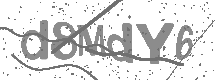
%> input picture train_images/train1006.png, 215 x 80 px
$ octave --eval "getPicChar;"   (GNU Octave 9; MATLAB toolbox functions it lacks are replaced by stand-ins)
%> lines starting %> are read from the running program, lines starting %| are printed output that depends on the picture; in (x1, y1, x2, y2) boxes, pixels count from 0 and x2, y2 are one past the last pixel; in counts of white or black regions, pixels touching at a corner belong together; the program's own positions count from 1
### xylimit.m
%%函数xylimit如下：

    function newpic=xylimit(pic)
    %function name:XYLIMIT
    % Input pic:binary image
    %Output newpic:binary image

    %用途：对二值图像边界进行限定，要求图像是黑底白图
    %example:
    % % pic=imread('数字字符.jpg'); % % pic=rgb2gray(pic); % % pic=(pic<127); % % pic=xylimit(pic); % % imshow(pic);

    [m,n]=size(pic);

    %%%%纵向扫描%%%
    Ycount=zeros(1,m);
    for i=1:m

        Ycount(i)=sum(pic(i,:)); %获取每一行的像素点个数
    end

    Ybottom=m; %底部定界
    Yvalue=Ycount(Ybottom);
    while(Yvalue<3)

        Ybottom=Ybottom-1;

        Yvalue=Ycount(Ybottom);
    end

    Yceil=1; %顶部定界
    Yvalue=Ycount(Yceil);
    while(Yvalue<3)
        Yceil=Yceil+1;
        Yvalue=Ycount(Yceil);
    end

    %%%横向扫描%%%
    Xcount=zeros(1,n);
    for j=1:n
        Xcount(j)=sum(pic(:,j)); %获取每一列的像素点个数
    end
    Xleft=1; %左侧定界
    Xvalue=Xcount(Xleft);

    while(Xvalue<2)

        Xleft=Xleft+1;

        Xvalue=Xcount(Xleft);

    end

    Xright=n; %右侧定界
    Xvalue=Xcount(Xright);
    while(Xvalue<2)
        Xright=Xright-1;
        Xvalue=Xcount(Xright);
    end
    %%%截取图片%%%
    newpic=pic(Yceil:Ybottom,Xleft:Xright);

end

### getPicChar.m
%基于MATLAB的图片中字符的提取（源代码）
function getPicChar    %%建立字符提取函数，在MATLAB平台上直接运行即可
    %运用MATLAB的UI，直接打牌需要提取的字符图片即可
    [filename,pathname,~]=uigetfile({'*.jpg';'*.bmp';'*.png'},'Chose a picture');
%> the answer given: train_images/train1006.png
    picstr=[pathname filename];
    if ~ischar(picstr)
        return;
    end
    pic=imread(picstr);     %打开图片
%> pic is the input picture: size 80x215x3 uint8; min 112, max 255, mean 222.7
    if length(size(pic))==3     %判断图片的维数，统一为灰度图片
        pic=rgb2gray(pic);
%> pic: size 80x215 uint8
    end
    pic=(pic<127); %转化为二值图片
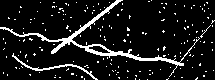
%> pic: size 80x215 logical; 9.7% white in thin lines or dots
    pic=xylimit(pic);       %图片区域的第一次边界限定
%> after the loop in xylimit, `for i=1:m`: Ycount = 80 values, max 48 at index 55, min 7 at index 17, mean 20.88
%> in xylimit, `Yvalue=Ycount(Ybottom);`: Yvalue = 11
%> in xylimit, `Yvalue=Ycount(Yceil);`: Yvalue = 8
%> after the loop in xylimit, `while(Yvalue<3)`: Yceil = 1
%> after the loop in xylimit, `for j=1:n`: Xcount = 215 values, max 18 at index 91, min 1 at index 210, mean 7.77
%> in xylimit, `Xvalue=Xcount(Xleft);`: Xvalue = 2
%> after the loop in xylimit, `while(Xvalue<2)`: Xleft = 1
%> the loop in xylimit, `while(Xvalue<2)` made 1 pass
%> (Xright, Xvalue) on pass 1: (214, 2)
%> in xylimit, `newpic=pic(Yceil:Ybottom,Xleft:Xright);`:
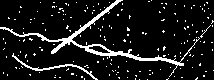
%> newpic: size 80x214 logical; 9.7% white in thin lines or dots

    %%%%%%%第一阶段%%%%%%

    m=size(pic,1);
%> m = 80
    Ycount=zeros(1,m);
    for i=1:m,
        Ycount(i)=sum(pic(i,:));
    end
%> after the loop, Ycount = 80 values, max 48 at index 55, min 7 at index 17, mean 20.86
    lenYcount=length(Ycount);
%> lenYcount = 80
    Yflag=zeros(1,lenYcount);
    for k=1:lenYcount-2,
        if Ycount(k) < 3 && Ycount(k+1) < 3 && Ycount(k+2)<3,
            Yflag(k)=1;
        end
    end
%> this loop made 78 passes
%> after the loop, Yflag = 80 values from 0 to 0
    for k=lenYcount:1+2
        if Ycount(k)<3 && Ycount(k-1)<3 && Ycount(k-2)<3
            Yflag(k)=1;
        end
    end
%> this loop made 0 passes
    Yflag2=[0 Yflag(1:end-1)];
%> Yflag2 = 80 values from 0 to 0

    Yflag3=abs(Yflag-Yflag2); %做差分运算
%> Yflag3 = 80 values from 0 to 0
    [~,row]=find(Yflag3==1); %找突变位置
%> row = []
    row=[1 row m]; %调整突变位置点
%> row = [1 80]
    row1=zeros(1,length(row)/2); %截取图像的起始位置向量

    row2=row1; %截取图像的终止位置向量
%> row2 = 0

    for k=1:length(row)

        if mod(k,2)==1; %奇数为起始
            row1((k+1)/2)=row(k);
        else %偶数为终止
            row2(k/2)=row(k);
        end
    end
%> this loop made 2 passes

    pic2=pic(row1(1):row2(1),:); %截取第一列字符
    alpha=1024/size(pic2,2); %计算放缩比例
%> alpha = 4.79
    size(pic2)
%> ans = [80 214]
    pic2=imresize(pic2,alpha); %调整第一列字符图片大小，作为基准
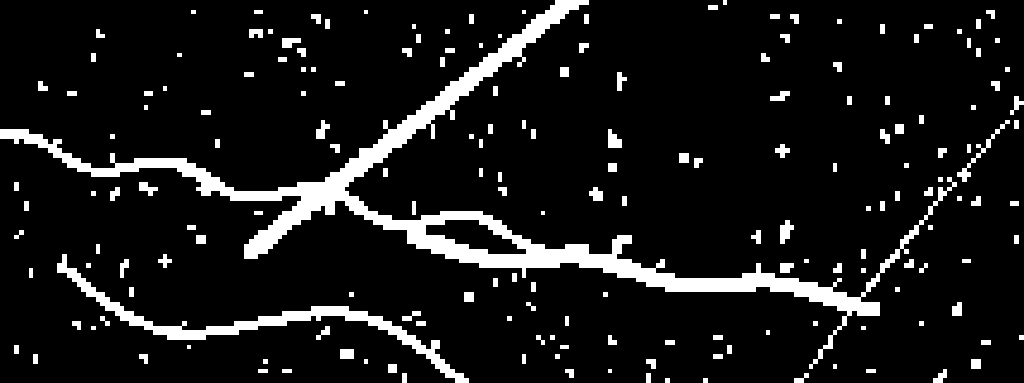
%> pic2: size 383x1024 logical; 9.7% white; 186 white regions (6 under 20 px), largest, box (x1, y1, x2, y2) and area: (0, 0, 957, 369) 23180, (57, 254, 469, 383) 4689, (957, 120, 1010, 182) 365
    for k=2:length(row)/2,

        pictemp=imresize(pic(row1(k):row2(k),:),[size(pic2,1) size(pic2,2)]);

        pic2=cat(2,pic2,pictemp); %横向连接图像块
    end

    pic=xylimit(pic2); %限定图像区域

    %%%%%%%第二阶段%%%%%%

    [~,n]=size(pic);
%> n = 1024
    Xcount=zeros(1,n);
    for j=1:n
        Xcount(j)=sum(pic(:,j));
    end
%> after the loop, Xcount = 1024 values, max 87 at index 432, min 5 at index 1001, mean 37.18

    lenXcount=length(Xcount);
%> lenXcount = 1024
    Xflag=zeros(1,lenXcount);
    for k=1:lenXcount-2

        if Xcount(k)<3 && Xcount(k+1)<3 && Xcount(k+2)<3
            Xflag(k)=1;
        end
    end
%> after the loop, Xflag = 1024 values from 0 to 0

    for k=lenXcount:1+2

        if Xcount(k)<3 && Xcount(k-1)<3 && Xcount(k-2)<3
            Xflag(k)=1;
        end
    end

    Xflag2=[0 Xflag(1:end-1)];
%> Xflag2 = 1024 values from 0 to 0
    Xflag3=abs(Xflag-Xflag2);
%> Xflag3 = 1024 values from 0 to 0
    [~,col]=find(Xflag3==1);
%> col = []
    col=[1 col size(pic,2)];
%> col = [1 1024]

    coltemp=col(2:end)-col(1:end-1);
%> coltemp = 1023
    [~,ind]=find(coltemp<3);
%> ind = []
    col(ind)=0;
    col(ind+1)=0;
    col=col(col>0);

    col1=zeros(1,length(col)/2);
    col2=col1;
%> col2 = 0

    for k=1:length(col)
        if mod(k,2)==1
            col1((k+1)/2)=col(k);
        else
            col2(k/2)=col(k);
        end
    end

    picnum2=length(col)/2;
%> picnum2 = 1
    piccell2=cell(1,picnum2);
%> piccell2 = {[]}
    for k=1:picnum2
        piccell2{k}=pic(:,col1(k):col2(k));
        piccell2{k}=xylimit(piccell2{k});
        piccell2{k}=imresize(piccell2{k},[128 128]);
    end
%> this loop made 1 pass
%> (m in xylimit, n in xylimit) on pass 1: (383, 1024)
%> after the loop, piccell2 = 1 item

    %显示提取出的字符，每行最多输出8个字符
    if mod(picnum2,8)
        rownum=ceil(picnum2/8)+1;
%> rownum = 2
    else
        rownum=picnum2/8;
    end

    for k=1:picnum2

        subplot(rownum,8,k);
        imshow(piccell2{k});
    end
%> this loop made 1 pass
%> pass 1, in getPicChar, `imshow(piccell2{k});`:
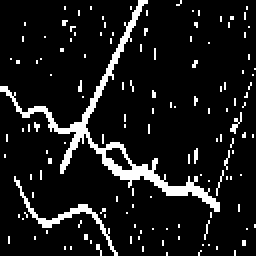
%> displayed picture: size 128x128 logical (shown 2 times larger); 9.7% white; 136 white regions (133 under 20 px), largest, box (x1, y1, x2, y2) and area: (0, 0, 110, 106) 931, (7, 88, 59, 128) 198, (115, 56, 121, 67) 23

end

$ run again, on train_images/train1073.png
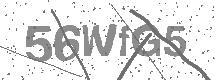
%> input picture train_images/train1073.png, 215 x 80 px
%> in getPicChar, pic is the input picture: size 80x215x3 uint8; min 112, max 255, mean 225.9
%> in getPicChar, `pic=(pic<127);`:
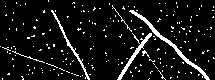
%> pic: size 80x215 logical; 8.1% white in thin lines or dots
%> after the loop in xylimit, `for i=1:m`: Ycount = 80 values, max 28 at index 37, min 1 at index 1, mean 17.32
%> in xylimit, `Yvalue=Ycount(Ybottom);`: Yvalue = 16
%> in xylimit, `Yvalue=Ycount(Yceil);`: Yvalue = 1
%> the loop in xylimit, `while(Yvalue<3)` made 2 passes
%> (Yceil, Yvalue) on passes 1 to 2: (2, 1), (3, 4)
%> after the loop in xylimit, `for j=1:n`: Xcount = 215 values, max 18 at index 144, min 0 at index 2, mean 6.45
%> in xylimit, `Xvalue=Xcount(Xleft);`: Xvalue = 1
%> the loop in xylimit, `while(Xvalue<2)` made 2 passes
%> (Xleft, Xvalue) on passes 1 to 2: (2, 0), (3, 3)
%> the loop in xylimit, `while(Xvalue<2)` made 1 pass
%> (Xright, Xvalue) on pass 1: (214, 7)
%> newpic: size 78x212 logical; 8.4% white in thin lines or dots
%> after the loop in getPicChar, `for i=1:m,`: Ycount = 78 values, max 28 at index 35, min 2 at index 3, mean 17.72
%> lenYcount = 78
%> the loop in getPicChar, `for k=1:lenYcount-2,` made 76 passes
%> after the loop in getPicChar, `for k=1:lenYcount-2,`: Yflag = 78 values from 0 to 0
%> in getPicChar, `[~,row]=find(Yflag3==1);`: row = []
%> in getPicChar, `row=[1 row m];`: row = [1 78]
%> row2 = 0
%> the loop in getPicChar, `for k=1:length(row)` made 2 passes
%> pic2: size 377x1024 logical; 8.3% white; 198 white regions (1 under 20 px), largest, box (x1, y1, x2, y2) and area: (613, 39, 1005, 377) 8822, (555, 150, 725, 377) 5261, (237, 39, 425, 377) 4334
%> after the loop in getPicChar, `for j=1:n`: Xcount = 1024 values, max 87 at index 682, min 0 at index 209, mean 31.45
%> lenXcount = 1024
%> after the loop in getPicChar, `for k=1:lenXcount-2`: Xflag = 1024 values, max 1 at index 209, min 0 at index 1, mean 0.0293
%> Xflag2 = 1024 values, max 1 at index 210, min 0 at index 1, mean 0.0293
%> Xflag3 = 1024 values, max 1 at index 209, min 0 at index 1, mean 0.00977
%> in getPicChar, `[~,col]=find(Xflag3==1);`: col = [209 212 455 468 479 487 508 511 527 530]
%> in getPicChar, `col=[1 col size(pic,2)];`: col = [1 209 212 455 468 479 487 508 511 527 530 1024]
%> coltemp = [208 3 243 13 11 8 21 3 16 3 494]
%> ind = []
%> in getPicChar, `col2=col1;`: col2 = [0 0 0 0 0 0]
%> the loop in getPicChar, `for k=1:length(col)` made 12 passes
%> after the loop in getPicChar, `for k=1:length(col)`: col1 = [1 212 468 487 511 530]; col2 = [209 455 479 508 527 1024]
%> picnum2 = 6
%> in getPicChar, `piccell2=cell(1,picnum2);`: piccell2 = {[], [], [], [], [], []}
%> the loop in getPicChar, `for k=1:picnum2` made 6 passes
%> after the loop in getPicChar, `for k=1:picnum2`: piccell2 = 6 items
%> rownum = 2
%> the loop in getPicChar, `for k=1:picnum2` made 6 passes
%> pass 2, in getPicChar, `imshow(piccell2{k});`:
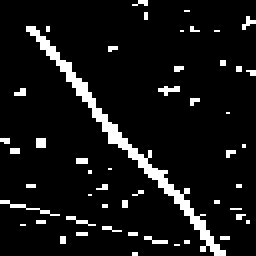
%> displayed picture: size 128x128 logical (shown 2 times larger); 8.1% white; 50 white regions (43 under 20 px), largest, box (x1, y1, x2, y2) and area: (13, 13, 113, 128) 778, (0, 100, 30, 108) 48, (79, 43, 90, 48) 31

$ run again, on train_images/train1074.png
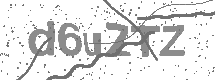
%> input picture train_images/train1074.png, 215 x 80 px
%> in getPicChar, pic is the input picture: size 80x215x3 uint8; min 112, max 255, mean 226.8
%> in getPicChar, `pic=(pic<127);`:
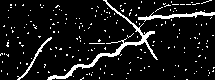
%> pic: size 80x215 logical; 9% white in thin lines or dots
%> after the loop in xylimit, `for i=1:m`: Ycount = 80 values, max 57 at index 16, min 6 at index 21, mean 19.4
%> in xylimit, `Yvalue=Ycount(Ybottom);`: Yvalue = 12
%> in xylimit, `Yvalue=Ycount(Yceil);`: Yvalue = 7
%> after the loop in xylimit, `while(Yvalue<3)`: Yceil = 1
%> after the loop in xylimit, `for j=1:n`: Xcount = 215 values, max 19 at index 142, min 0 at index 6, mean 7.22
%> in xylimit, `Xvalue=Xcount(Xleft);`: Xvalue = 2
%> after the loop in xylimit, `while(Xvalue<2)`: Xleft = 1
%> in xylimit, `Xvalue=Xcount(Xright);`: Xvalue = 4
%> lenYcount = 80
%> the loop in getPicChar, `for k=1:lenYcount-2,` made 78 passes
%> after the loop in getPicChar, `for k=1:lenYcount-2,`: Yflag = 80 values from 0 to 0
%> in getPicChar, `[~,row]=find(Yflag3==1);`: row = []
%> in getPicChar, `row=[1 row m];`: row = [1 80]
%> row2 = 0
%> the loop in getPicChar, `for k=1:length(row)` made 2 passes
%> pic2: size 382x1024 logical; 9% white; 208 white regions (2 under 20 px), largest, box (x1, y1, x2, y2) and area: (224, 0, 753, 382) 14726, (657, 53, 1024, 105) 5856, (81, 177, 248, 382) 2829
%> after the loop in getPicChar, `for j=1:n`: Xcount = 1024 values, max 91 at index 673, min 0 at index 25, mean 34.41
%> lenXcount = 1024
%> after the loop in getPicChar, `for k=1:lenXcount-2`: Xflag = 1024 values, max 1 at index 25, min 0 at index 1, mean 0.00879
%> Xflag2 = 1024 values, max 1 at index 26, min 0 at index 1, mean 0.00879
%> Xflag3 = 1024 values, max 1 at index 25, min 0 at index 1, mean 0.00586
%> in getPicChar, `[~,col]=find(Xflag3==1);`: col = [25 28 44 47 77 80]
%> in getPicChar, `col=[1 col size(pic,2)];`: col = [1 25 28 44 47 77 80 1024]
%> coltemp = [24 3 16 3 30 3 944]
%> ind = []
%> in getPicChar, `col2=col1;`: col2 = [0 0 0 0]
%> the loop in getPicChar, `for k=1:length(col)` made 8 passes
%> after the loop in getPicChar, `for k=1:length(col)`: col1 = [1 28 47 80]; col2 = [25 44 77 1024]
%> picnum2 = 4
%> in getPicChar, `piccell2=cell(1,picnum2);`: piccell2 = {[], [], [], []}
%> the loop in getPicChar, `for k=1:picnum2` made 4 passes
%> after the loop in getPicChar, `for k=1:picnum2`: piccell2 = 4 items
%> rownum = 2
%> the loop in getPicChar, `for k=1:picnum2` made 4 passes
%> `getPicChar;`:
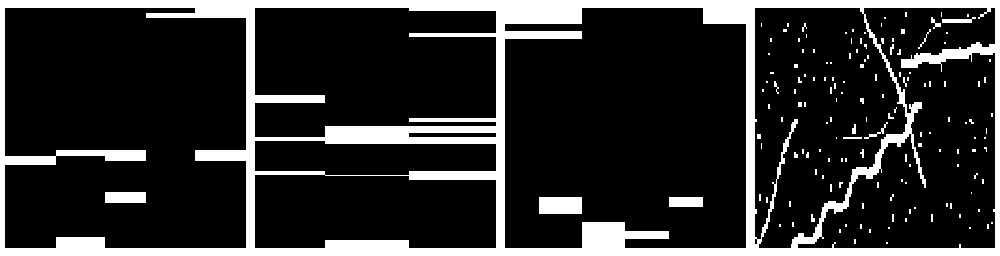
%> figure redrawn from the program's plot data, 4 panels
